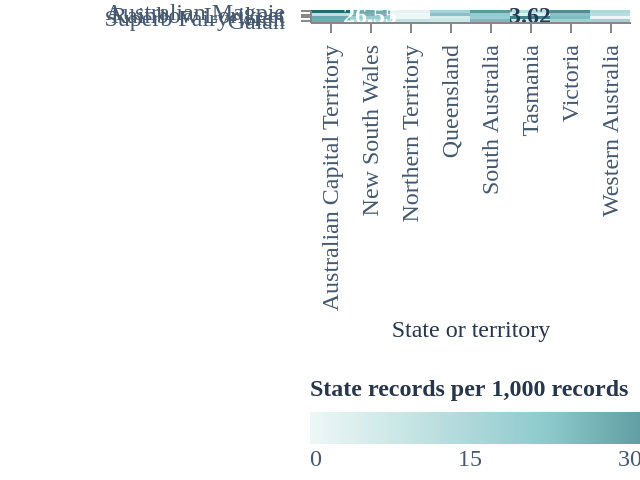

The Vega-Lite source for this figure:
### Vega-Lite specification from a JSON file in a GitHub repository (floating-point values rounded to 4 significant figures)
{"$schema": "https://vega.github.io/schema/vega-lite/v5.json", "width": "container", "height": 240, "data": {"values": [{"species": "Australian Magpie", "state": "Australian Capital Territory", "state_code": "ACT", "species_records": 8728, "state_records": 205042, "per_1000": 42.57}, {"species": "Australian Magpie", "state": "New South Wales", "state_code": "NSW", "species_records": 38163, "state_records": 1355637, "per_1000": 28.15}, {"species": "Australian Magpie", "state": "Northern Territory", "state_code": "NT", "species_records": 371, "state_records": 181069, "per_1000": 2.05}, {"species": "Australian Magpie", "state": "Queensland", "state_code": "QLD", "species_records": 25135, "state_records": 1468711, "per_1000": 17.11}, {"species": "Australian Magpie", "state": "South Australia", "state_code": "SA", "species_records": 5822, "state_records": 182382, "per_1000": 31.92}, {"species": "Australian Magpie", "state": "Tasmania", "state_code": "TAS", "species_records": 2483, "state_records": 201799, "per_1000": 12.3}, {"species": "Australian Magpie", "state": "Victoria", "state_code": "VIC", "species_records": 44516, "state_records": 1296640, "per_1000": 34.33}, {"species": "Australian Magpie", "state": "Western Australia", "state_code": "WA", "species_records": 5233, "state_records": 352663, "per_1000": 14.84}, {"species": "Rainbow Lorikeet", "state": "Australian Capital Territory", "state_code": "ACT", "species_records": 2300, "state_records": 205042, "per_1000": 11.22}, {"species": "Rainbow Lorikeet", "state": "New South Wales", "state_code": "NSW", "species_records": 35997, "state_records": 1355637, "per_1000": 26.55}, {"species": "Rainbow Lorikeet", "state": "Northern Territory", "state_code": "NT", "species_records": 1, "state_records": 181069, "per_1000": 0.01}, {"species": "Rainbow Lorikeet", "state": "Queensland", "state_code": "QLD", "species_records": 34793, "state_records": 1468711, "per_1000": 23.69}, {"species": "Rainbow Lorikeet", "state": "South Australia", "state_code": "SA", "species_records": 3788, "state_records": 182382, "per_1000": 20.77}, {"species": "Rainbow Lorikeet", "state": "Tasmania", "state_code": "TAS", "species_records": 730, "state_records": 201799, "per_1000": 3.62}, {"species": "Rainbow Lorikeet", "state": "Victoria", "state_code": "VIC", "species_records": 30660, "state_records": 1296640, "per_1000": 23.65}, {"species": "Rainbow Lorikeet", "state": "Western Australia", "state_code": "WA", "species_records": 4360, "state_records": 352663, "per_1000": 12.36}, {"species": "Superb Fairy-wren", "state": "Australian Capital Territory", "state_code": "ACT", "species_records": 5857, "state_records": 205042, "per_1000": 28.56}, {"species": "Superb Fairy-wren", "state": "New South Wales", "state_code": "NSW", "species_records": 27803, "state_records": 1355637, "per_1000": 20.51}, {"species": "Superb Fairy-wren", "state": "Northern Territory", "state_code": "NT", "species_records": 0, "state_records": 181069, "per_1000": 0.0}, {"species": "Superb Fairy-wren", "state": "Queensland", "state_code": "QLD", "species_records": 8873, "state_records": 1468711, "per_1000": 6.04}, {"species": "Superb Fairy-wren", "state": "South Australia", "state_code": "SA", "species_records": 3644, "state_records": 182382, "per_1000": 19.98}, {"species": "Superb Fairy-wren", "state": "Tasmania", "state_code": "TAS", "species_records": 7465, "state_records": 201799, "per_1000": 36.99}, {"species": "Superb Fairy-wren", "state": "Victoria", "state_code": "VIC", "species_records": 32328, "state_records": 1296640, "per_1000": 24.93}, {"species": "Superb Fairy-wren", "state": "Western Australia", "state_code": "WA", "species_records": 0, "state_records": 352663, "per_1000": 0.0}, {"species": "Galah", "state": "Australian Capital Territory", "state_code": "ACT", "species_records": 5751, "state_records": 205042, "per_1000": 28.05}, {"species": "Galah", "state": "New South Wales", "state_code": "NSW", "species_records": 18733, "state_records": 1355637, "per_1000": 13.82}, {"species": "Galah", "state": "Northern Territory", "state_code": "NT", "species_records": 1804, "state_records": 181069, "per_1000": 9.96}, {"species": "Galah", "state": "Queensland", "state_code": "QLD", "species_records": 12072, "state_records": 1468711, "per_1000": 8.22}, {"species": "Galah", "state": "South Australia", "state_code": "SA", "species_records": 4664, "state_records": 182382, "per_1000": 25.57}, {"species": "Galah", "state": "Tasmania", "state_code": "TAS", "species_records": 1438, "state_records": 201799, "per_1000": 7.13}, {"species": "Galah", "state": "Victoria", "state_code": "VIC", "species_records": 23777, "state_records": 1296640, "per_1000": 18.34}, {"species": "Galah", "state": "Western Australia", "state_code": "WA", "species_records": 6560, "state_records": 352663, "per_1000": 18.6}]}, "encoding": {"x": {"field": "state", "type": "ordinal", "title": "State or territory", "sort": ["Australian Capital Territory", "New South Wales", "Northern Territory", "Queensland", "South Australia", "Tasmania", "Victoria", "Western Australia"], "axis": {"labelAngle": {"expr": "width < 500 ? -90 : 0"}, "labelExpr": "width < 500 ? datum.label : split(datum.label, ' ')", "labelLineHeight": 14, "labelPadding": 6, "labelLimit": 220, "labelOverlap": false, "labelAlign": {"expr": "width < 500 ? 'right' : 'center'"}, "labelBaseline": {"expr": "width < 500 ? 'middle' : 'top'"}}}, "y": {"field": "species", "type": "nominal", "title": null, "sort": ["Australian Magpie", "Rainbow Lorikeet", "Superb Fairy-wren", "Galah"], "axis": {"minExtent": 150, "labelLimit": 200, "labelPadding": 8}}, "color": {"field": "per_1000", "type": "quantitative", "title": "Records per 1,000", "scale": {"domain": [0, 22.5, 45], "range": ["#eef7f7", "#8cc9cc", "#165b64"], "clamp": true}, "legend": {"orient": "bottom", "direction": "horizontal", "gradientLength": 240, "titleLimit": 300, "values": [0, 15, 30, 45], "gradientOpacity": 1, "title": "State records per 1,000 records"}}, "tooltip": [{"field": "state", "type": "nominal", "title": "State or territory"}, {"field": "species", "type": "nominal", "title": "Species"}, {"field": "per_1000", "type": "quantitative", "title": "Per 1,000 records", "format": ".2f"}, {"field": "species_records", "type": "quantitative", "title": "Species records", "format": ",.0f"}, {"field": "state_records", "type": "quantitative", "title": "All state records", "format": ",.0f"}]}, "config": {"view": {"stroke": null}, "background": "transparent", "font": "DM Sans", "axis": {"labelFontSize": 12, "titleFontSize": 12, "titleFontWeight": 500, "labelColor": "#46596e", "titleColor": "#27364a", "gridColor": "#e4e9ef"}, "legend": {"labelFontSize": 12, "titleFontSize": 12, "titleFontWeight": 600, "labelColor": "#46596e", "titleColor": "#27364a"}}, "transform": [{"filter": {"field": "species", "oneOf": ["Australian Magpie", "Rainbow Lorikeet", "Superb Fairy-wren", "Galah"]}}], "description": "State sighting rates for the same four focus birds as the monthly views, repeated location maps and seasonal connected dot plot.", "autosize": {"type": "fit-x", "contains": "padding"}, "layer": [{"mark": {"type": "rect", "stroke": null, "opacity": 1}}, {"name": "state_comparison_cells", "mark": {"type": "text", "fontSize": 12, "fontWeight": 700, "color": "#243b56", "lineBreak": "\n", "lineHeight": 14, "align": "center", "baseline": "middle", "font": "DM Sans"}, "encoding": {"text": {"field": "comparison_cell_label", "type": "nominal"}, "description": {"field": "comparison_cell_label", "type": "nominal"}, "tooltip": null, "x": {"field": "state", "type": "ordinal"}, "y": {"field": "species", "type": "nominal"}, "color": {"value": {"expr": "datum.per_1000 > 22.5 ? 'white' : '#243b56'"}}}, "transform": [{"filter": "datum.species == 'Rainbow Lorikeet' && indexof(['New South Wales', 'Tasmania'], datum.state) >= 0"}, {"calculate": "format(datum.per_1000, '.2f')", "as": "comparison_cell_label"}]}]}
